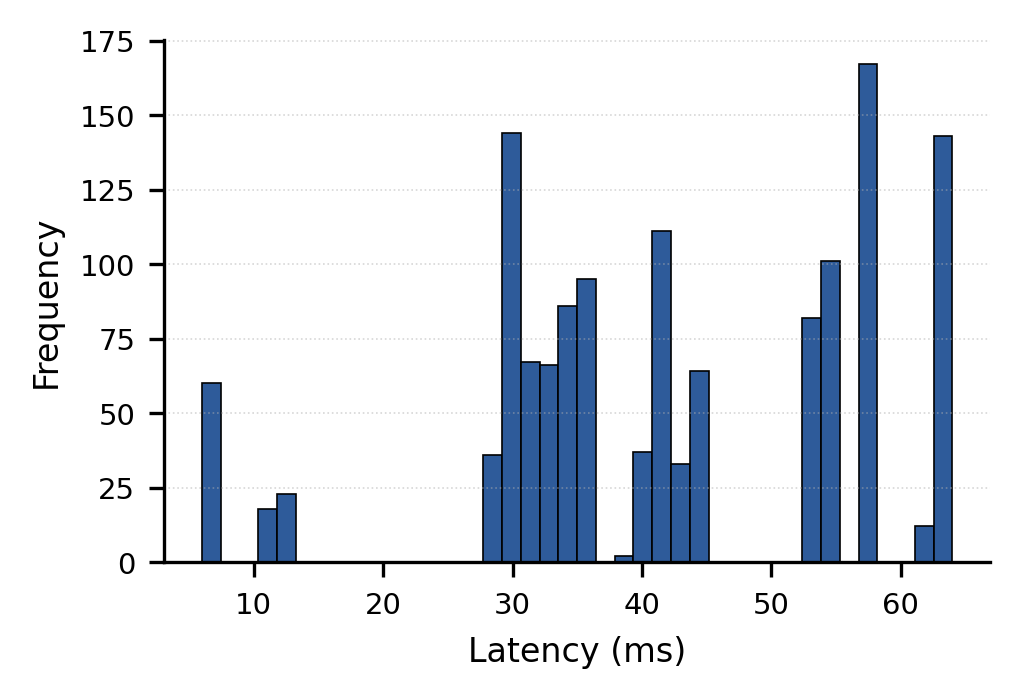

Here is the Python script that generated this plot:
"""
Fig. 1 — WebSocket stroke latency distribution across all benchmark runs.
Reads: benchmarks/latency_*.csv
Output: figures/fig1_latency_histogram.png
"""
import csv
import glob
import matplotlib.pyplot as plt

# ---- Load all latency CSVs ----
latencies = []
for path in glob.glob("benchmarks/latency_*.csv"):
    with open(path) as f:
        for row in csv.DictReader(f):
            try:
                latencies.append(float(row["latency_ms"]))
            except (KeyError, ValueError):
                continue

print(f"Loaded {len(latencies)} samples")

# ---- Plot ----
fig, ax = plt.subplots(figsize=(3.5, 2.4), dpi=300)
ax.hist(latencies, bins=40, color="#2E5B9A", edgecolor="black", linewidth=0.4)
ax.set_xlabel("Latency (ms)", fontsize=8)
ax.set_ylabel("Frequency", fontsize=8)
ax.tick_params(labelsize=7)
ax.grid(axis="y", linestyle=":", linewidth=0.4, alpha=0.5)
for spine in ("top", "right"):
    ax.spines[spine].set_visible(False)
fig.tight_layout()
fig.savefig("figures/fig1_latency_histogram.png", dpi=300, bbox_inches="tight")
print("Wrote figures/fig1_latency_histogram.png")
